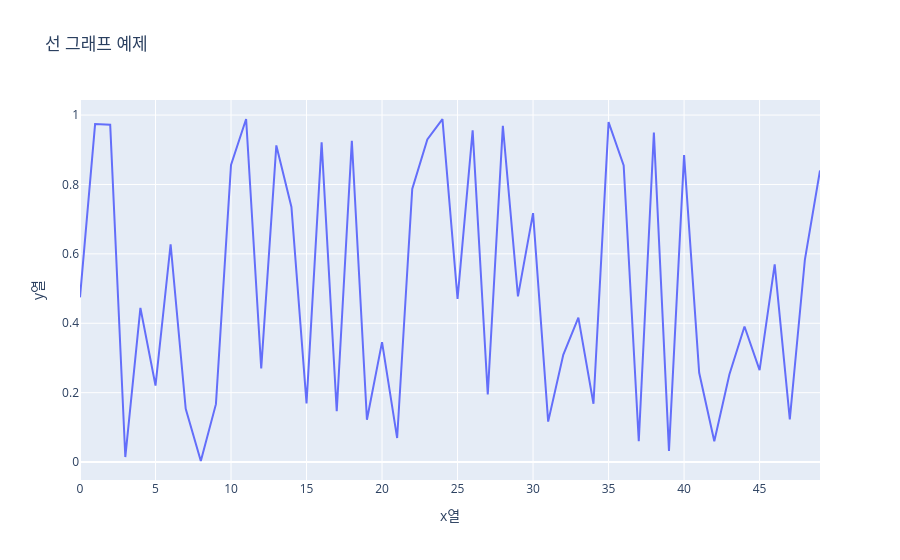

Here is the notebook cell this chart was saved with:
### Markdown cell above
#### 산점도 그래프 활용방법
1) 관계분석 : 서로 다른 변수 사이에 상관관계가 존재하는지 파악하고 싶을 때
2) 패턴 및 경향성 파악 : 특정 데이터들이 어떤 패턴이나 경향성을 보이는지 확인하고자 할 때
3) 이상치 (*Outlier) 탐지 : 전체 데이터에서 특정 데이터가 다른 값들과 동떨어진 좌표값 (=이상치)를 가지고 있을 때, 
4) 탐색적 데이터 분석 (*EDA) 초반 단계 : 전체 총 데이터 안에 있는 feature들 간 상관관계 = 상호작용 여부를 판단하고자 할 때

### Code cell
import plotly.express as px
import pandas as pd
import numpy as np

df = pd.DataFrame({
    "x열" : np.arange(50),   # arange() -> 범위 지정 (0부터 50까지 x좌표값을 쓰겠다.)
    "y열" : np.random.rand(50),
})

fig = px.line(
    df,
    x = "x열",
    y = "y열",
    title = "선 그래프 예제",
)

fig.show()

### Figure 1 — Plotly figure (JSON) as saved in the notebook; plotly's stock layout.template omitted (floating-point values rounded to 4 significant figures)
{"data": [{"hovertemplate": "x열=%{x}<br>y열=%{y}<extra></extra>", "legendgroup": "", "line": {"color": "#636efa", "dash": "solid"}, "marker": {"symbol": "circle"}, "mode": "lines", "name": "", "orientation": "v", "showlegend": false, "type": "scatter", "x": [0, 1, 2, 3, 4, 5, 6, 7, 8, 9, 10, 11, 12, 13, 14, 15, 16, 17, 18, 19, 20, 21, 22, 23, 24, 25, 26, 27, 28, 29, 30, 31, 32, 33, 34, 35, 36, 37, 38, 39, 40, 41, 42, 43, 44, 45, 46, 47, 48, 49], "xaxis": "x", "y": [0.4748, 0.974, 0.9724, 0.01453, 0.4444, 0.2206, 0.6277, 0.1536, 0.00314, 0.167, 0.8561, 0.9886, 0.2698, 0.9125, 0.7351, 0.1694, 0.9214, 0.1467, 0.9261, 0.122, 0.3456, 0.06925, 0.7868, 0.9299, 0.988, 0.4703, 0.9557, 0.1948, 0.9689, 0.4774, 0.7173, 0.1166, 0.3091, 0.4164, 0.1681, 0.9796, 0.8549, 0.06005, 0.9498, 0.03241, 0.8845, 0.2572, 0.06014, 0.2524, 0.3906, 0.265, 0.5695, 0.1233, 0.5837, 0.8401], "yaxis": "y"}], "layout": {"legend": {"tracegroupgap": 0}, "title": {"text": "선 그래프 예제"}, "xaxis": {"anchor": "y", "domain": [0, 1], "title": {"text": "x열"}}, "yaxis": {"anchor": "x", "domain": [0, 1], "title": {"text": "y열"}}}}
